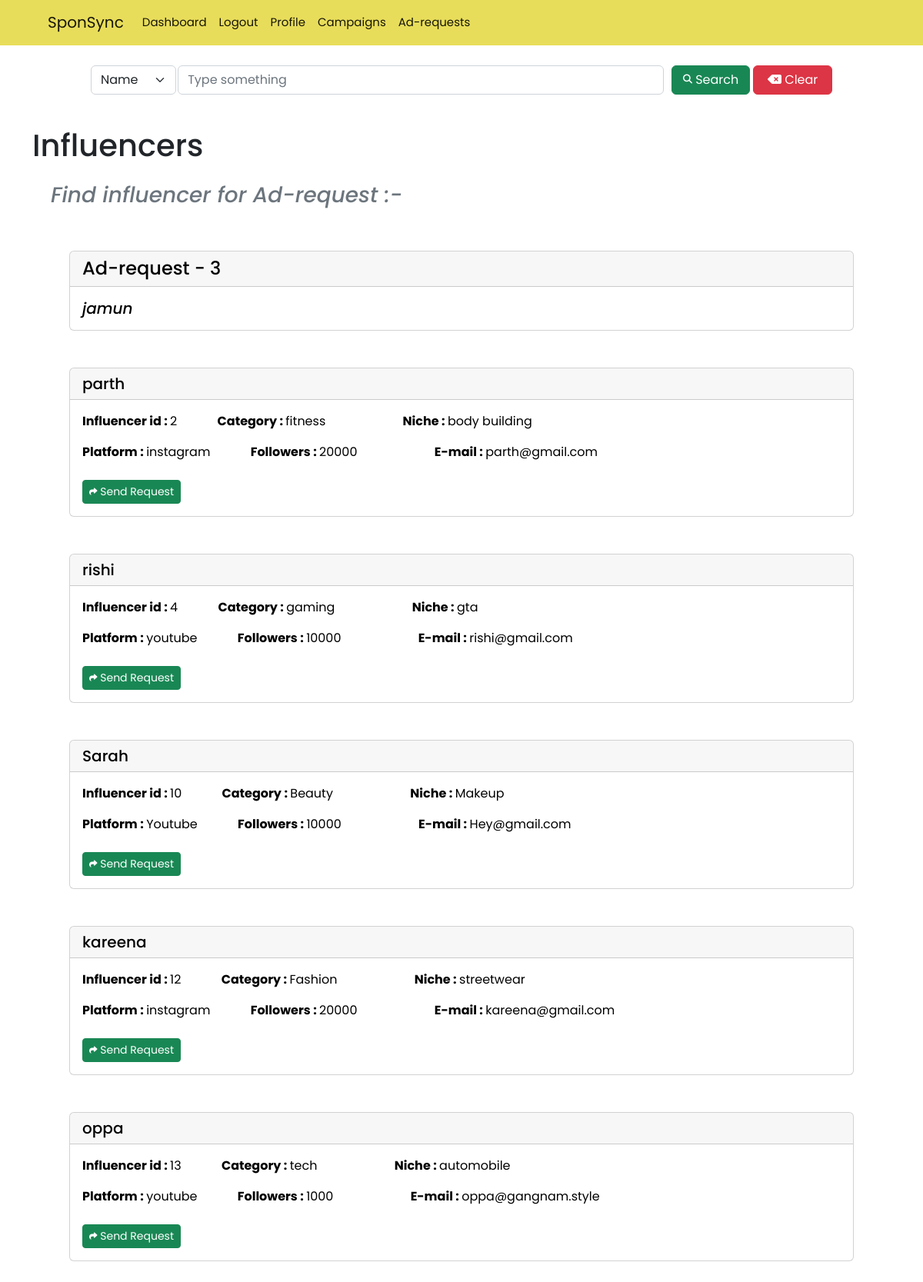
Screenshot of /sponsor/3/influencers (signed in) with the database file from the repository.
### models.py (models this page shows)
class User(db.Model):
    id = db.Column(db.Integer,primary_key=True)
    username = db.Column(db.String(30),unique=True,nullable=False)
    password = db.Column(db.String(30),nullable=False)
    type = db.Column(db.String,db.ForeignKey("types.name"))

class AdRequest(db.Model):
    id = db.Column(db.Integer,primary_key=True)
    campaign_id = db.Column(db.Integer,db.ForeignKey("campaign.id"))
    influencer_id = db.Column(db.Integer,db.ForeignKey("influencer.id"),nullable=True)
    status = db.Column(db.String(10),nullable=False,default="generated")
    payment = db.Column(db.Float,nullable=False)
    requirements = db.Column(db.String(100),nullable=False)

class Influencer(db.Model):
    id = db.Column(db.Integer,db.ForeignKey("user.id"),primary_key=True)
    name = db.Column(db.String(30),nullable=False)
    email = db.Column(db.String(30))
    category = db.Column(db.String(30),nullable=False)
    niche = db.Column(db.String(30),nullable=False)
    platform = db.Column(db.String(30),nullable=False)
    followers = db.Column(db.Integer,nullable=False)
    flagged = db.Column(db.Boolean,nullable=False,default=False)

### routes.py (the view)
@app.route('/sponsor/<int:id>/influencers')
@auth_required
def find_influencers(id):
    user = User.query.get(session['user_id'])
    sponsor = Sponsor.query.get(user.id)
    factor = request.args.get('factor')
    adrequest = AdRequest.query.get(id)
    value = request.args.get('value')
    if factor == 'name':
        influencers = Influencer.query.filter(Influencer.name.like('%' + value + '%')).all()
    elif factor == 'category':
        influencers = Influencer.query.filter(Influencer.category.like('%' + value + '%')).all()
    elif factor == 'niche':
        influencers = Influencer.query.filter(Influencer.niche.like('%' + value + '%')).all()
    elif factor == 'platform':
        influencers = Influencer.query.filter(Influencer.platform.like('%' + value + '%')).all()
    elif factor == 'followers':
        value = int(value)
        influencers = Influencer.query.filter(Influencer.followers >= value).all()
    else:
        influencers = Influencer.query.all()
    return render_template('sponsor/influencers.html',user=user,sponsor=sponsor,adrequest=adrequest,influencers=influencers,value=value)

### routes.py (called while the page is built)
def auth_required(func):
    @wraps(func)
    def inner(*args , **kwargs):
        if 'user_id' not in session:
            flash('You need to login first.')
            return redirect(url_for('login'))
        return func(*args,**kwargs)
    return inner

### templates/sponsor/influencers.html (shortened to what this page needs)
{% extends 'layout.html' %}
{% block content %}
{% include 'searchbar.html'   %}
<h1 class="mt-3">Influencers</h1>
<div class="heading m-4">
    <h3 class="text-muted"><i>Find influencer for Ad-request :-</i></h3>
</div>
<div class="card m-5">
    <h4 class="card-header">Ad-request - {{adrequest.id}}</h4>
    <div class="card-body">
        <h5 class="card-text"><em>{{adrequest.requirements}}</em></h5>
    </div>
</div>
    {% for influencer in influencers %}
    <div class="card m-5">
        <h5 class="card-header">{{ influencer.name }}</h5>
        <div class="card-body">
          <p><span class="card-text"><b>Influencer id : </b>{{influencer.id}}</span>
            <span class="card-text m-5"><b>Category : </b>{{influencer.category}}</span>
            <span class="card-text m-5"><b>Niche : </b>{{influencer.niche}}</span>
            </p>
            <p>
                <span class="card-text"><b>Platform : </b>{{influencer.platform}}</span>
                <span class="card-text m-5"><b>Followers : </b>{{influencer.followers}}</span>
                <span class="card-text m-5"><b>E-mail : </b>{{influencer.email}}</span>
            </p>
            {% if adrequest.status == "recieved" %}
                <p class = "btn btn-sm btn-secondary">
                    <i class="fas fa-check fa-xs"></i>
                Sent request
                </p>
            {% else %}
            <a href="{{ url_for('send_request_influencer',id=adrequest.id,inf=influencer.id) }}"
                class="btn btn-sm btn-success mt-2">
               Send Request
            </a>
            {% endif %}
        </div>
    </div>
    {% endfor %}
{% endblock %}

### templates/searchbar.html (shortened to what this page needs)
<nav class="navbar">
  <div class="container-fluid p-4">
    <form class="d-flex" role="search">
      <select name="factor" id="factor" class="form-select" required>
        {% if user.type == 'influencer' %}
        <option value="name">Name</option>
        <option value="description">Description</option>
        <option value="budget">Budget</option>
        {% else %}
        <option value="name">Name</option>
        {% endif %}
      </select>
      {% if value %}
      <input class="form-control me-2" type="search" placeholder="Type something" aria-label="Search" name="value"
        value="{{ value }}">
      {% else %}
      <input class="form-control me-2" type="search" placeholder="Type something" aria-label="Search" name="value">
      {% endif %}
        <button class="btn btn-success" type="submit">
          <i class="fas fa-search fa-xs"></i>
          Search
        </button>
      <button type="button" class="btn btn-danger clear-button" onclick="clearSearch()">
        <i class="fas fa-backspace    "></i>
        Clear
      </button>
    </form>
  </div>
</nav>

### templates/layout.html (style rules this page uses)
* { font-family: "Poppins", system-ui; ; }

### templates/sponsor/influencers.html (style rules this page uses)
body { min-height: 200vh; }
.card { color: black; }
.heading { display: flex; justify-content: space-between; align-items: center; }

### templates/nav.html (style rules this page uses)
.navbar { width: 100%; padding: 0; padding: 0px 50px; }

### templates/searchbar.html (style rules this page uses)
form { width: 100%; display: flex; flex-direction: row; justify-content: space-evenly; align-items: center; }
button { width: 15%; margin: 2px; }
#factor { width: 15%; margin: 2px; }

### rows the page displays
User: factor "Name"
AdRequest: id "3", requirements "jamun"
Influencer: name "parth", id "2", category "fitness", niche "body building", platform "instagram", followers "20000", email "parth@gmail.com"
Influencer: name "rishi", id "4", category "gaming", niche "gta", platform "youtube", followers "10000", email "rishi@gmail.com"
Influencer: name "Sarah", id "10", category "Beauty", niche "Makeup", platform "Youtube", followers "10000", email "Hey@gmail.com"
Influencer: name "kareena", id "12", category "Fashion", niche "streetwear", platform "instagram", followers "20000", email "kareena@gmail.com"
Influencer: name "oppa", id "13", category "tech", niche "automobile", platform "youtube", followers "1000", email "oppa@gangnam.style"
